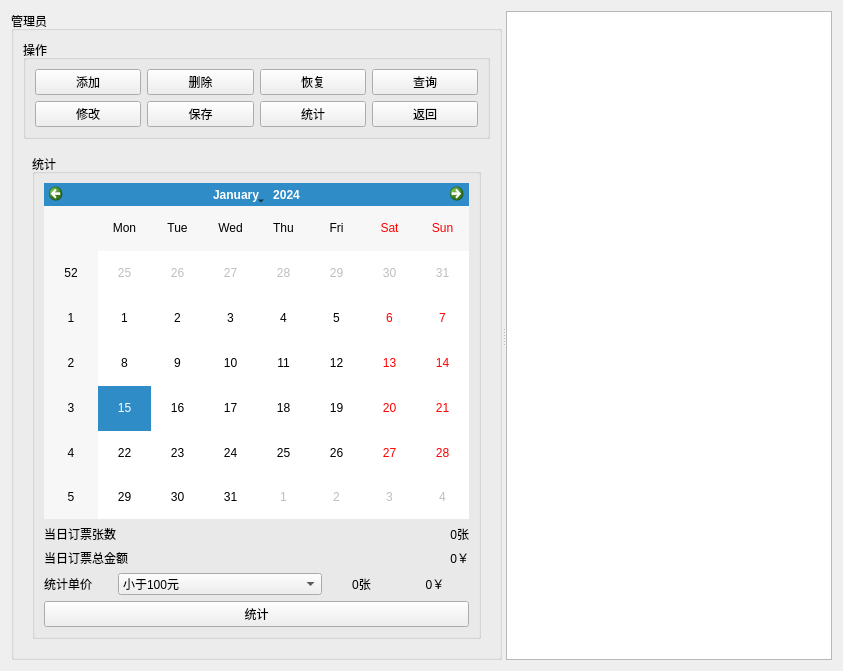
<?xml version="1.0" encoding="UTF-8"?>
<ui version="4.0">
 <class>triwindow</class>
 <widget class="QWidget" name="triwindow">
  <property name="geometry">
   <rect>
    <x>0</x>
    <y>0</y>
    <width>843</width>
    <height>671</height>
   </rect>
  </property>
  <property name="windowTitle">
   <string>Form</string>
  </property>
  <layout class="QGridLayout" name="gridLayout_3">
   <item row="0" column="0">
    <widget class="QSplitter" name="splitter">
     <property name="orientation">
      <enum>Qt::Horizontal</enum>
     </property>
     <widget class="QGroupBox" name="groupBox">
      <property name="title">
       <string>管理员</string>
      </property>
      <layout class="QGridLayout" name="gridLayout_2">
       <item row="0" column="0">
        <widget class="QGroupBox" name="groupBox_2">
         <property name="title">
          <string>操作</string>
         </property>
         <layout class="QGridLayout" name="gridLayout">
          <item row="0" column="0">
           <widget class="QPushButton" name="addPushButton">
            <property name="text">
             <string>添加</string>
            </property>
           </widget>
          </item>
          <item row="0" column="1">
           <widget class="QPushButton" name="deletePushButton">
            <property name="text">
             <string>删除</string>
            </property>
           </widget>
          </item>
          <item row="0" column="2">
           <widget class="QPushButton" name="recoverPushButton">
            <property name="text">
             <string>恢复</string>
            </property>
           </widget>
          </item>
          <item row="0" column="3">
           <widget class="QPushButton" name="searchPushButton">
            <property name="text">
             <string>查询</string>
            </property>
           </widget>
          </item>
          <item row="1" column="1">
           <widget class="QPushButton" name="savePushButton">
            <property name="text">
             <string>保存</string>
            </property>
           </widget>
          </item>
          <item row="1" column="2">
           <widget class="QPushButton" name="statisticPushButton">
            <property name="text">
             <string>统计</string>
            </property>
           </widget>
          </item>
          <item row="1" column="0">
           <widget class="QPushButton" name="modifyPushButton">
            <property name="text">
             <string>修改</string>
            </property>
           </widget>
          </item>
          <item row="1" column="3">
           <widget class="QPushButton" name="backPushButton">
            <property name="text">
             <string>返回</string>
            </property>
           </widget>
          </item>
         </layout>
        </widget>
       </item>
       <item row="1" column="0">
        <widget class="QStackedWidget" name="stackedWidget_2">
         <property name="currentIndex">
          <number>5</number>
         </property>
         <widget class="QWidget" name="addPage">
          <layout class="QGridLayout" name="gridLayout_5">
           <item row="0" column="0">
            <widget class="QGroupBox" name="groupBox_3">
             <property name="title">
              <string>添加</string>
             </property>
             <layout class="QGridLayout" name="gridLayout_4">
              <item row="1" column="0">
               <widget class="QLabel" name="label_14">
                <property name="text">
                 <string>身份证号</string>
                </property>
               </widget>
              </item>
              <item row="4" column="0">
               <widget class="QComboBox" name="startProvince">
                <item>
                 <property name="text">
                  <string>北京</string>
                 </property>
                </item>
                <item>
                 <property name="text">
                  <string>河北</string>
                 </property>
                </item>
               </widget>
              </item>
              <item row="0" column="0">
               <widget class="QLabel" name="label_12">
                <property name="text">
                 <string>姓名</string>
                </property>
               </widget>
              </item>
              <item row="0" column="1" colspan="4">
               <widget class="QLineEdit" name="passengerName"/>
              </item>
              <item row="4" column="3" colspan="2">
               <widget class="QComboBox" name="seatComboBox">
                <item>
                 <property name="text">
                  <string>硬座</string>
                 </property>
                </item>
                <item>
                 <property name="text">
                  <string>卧铺</string>
                 </property>
                </item>
                <item>
                 <property name="text">
                  <string>站票</string>
                 </property>
                </item>
                <item>
                 <property name="text">
                  <string>高铁</string>
                 </property>
                </item>
               </widget>
              </item>
              <item row="5" column="0">
               <widget class="QLabel" name="label_3">
                <property name="text">
                 <string>终点站</string>
                </property>
               </widget>
              </item>
              <item row="3" column="3">
               <widget class="QLabel" name="label_2">
                <property name="text">
                 <string>席别</string>
                </property>
               </widget>
              </item>
              <item row="3" column="0">
               <widget class="QLabel" name="label">
                <property name="text">
                 <string>始发站</string>
                </property>
               </widget>
              </item>
              <item row="1" column="1" rowspan="2" colspan="4">
               <widget class="QLineEdit" name="passengerId"/>
              </item>
              <item row="6" column="0">
               <widget class="QComboBox" name="endProvince">
                <item>
                 <property name="text">
                  <string>北京</string>
                 </property>
                </item>
                <item>
                 <property name="text">
                  <string>河北</string>
                 </property>
                </item>
               </widget>
              </item>
              <item row="6" column="3" colspan="2">
               <widget class="QSpinBox" name="numberSpinBox"/>
              </item>
              <item row="7" column="0" colspan="5">
               <widget class="QCalendarWidget" name="calendarWidget"/>
              </item>
              <item row="6" column="1" colspan="2">
               <widget class="QComboBox" name="endCity"/>
              </item>
              <item row="8" column="0" colspan="5">
               <widget class="QPushButton" name="addPushButton_2">
                <property name="text">
                 <string>添加</string>
                </property>
               </widget>
              </item>
              <item row="5" column="3">
               <widget class="QLabel" name="label_4">
                <property name="text">
                 <string>购票张数</string>
                </property>
               </widget>
              </item>
              <item row="4" column="1" colspan="2">
               <widget class="QComboBox" name="startCity"/>
              </item>
             </layout>
            </widget>
           </item>
          </layout>
         </widget>
         <widget class="QWidget" name="deletePage">
          <layout class="QGridLayout" name="gridLayout_7">
           <item row="0" column="0">
            <widget class="QGroupBox" name="groupBox_4">
             <property name="title">
              <string>删除</string>
             </property>
             <layout class="QGridLayout" name="gridLayout_6">
              <item row="0" column="0">
               <widget class="QLabel" name="label_5">
                <property name="text">
                 <string>输入序号</string>
                </property>
               </widget>
              </item>
              <item row="0" column="1">
               <widget class="QLineEdit" name="deletLineEdit">
                <property name="text">
                 <string>0</string>
                </property>
                <property name="alignment">
                 <set>Qt::AlignCenter</set>
                </property>
               </widget>
              </item>
              <item row="1" column="0" colspan="2">
               <widget class="QPushButton" name="deletePushButton_2">
                <property name="text">
                 <string>删除</string>
                </property>
               </widget>
              </item>
             </layout>
            </widget>
           </item>
          </layout>
         </widget>
         <widget class="QWidget" name="recoverPage"/>
         <widget class="QWidget" name="searchPage">
          <layout class="QGridLayout" name="gridLayout_9">
           <item row="0" column="0">
            <widget class="QGroupBox" name="groupBox_5">
             <property name="title">
              <string>查询</string>
             </property>
             <layout class="QGridLayout" name="gridLayout_8">
              <item row="0" column="0">
               <widget class="QLabel" name="label_6">
                <property name="text">
                 <string>查找方式</string>
                </property>
               </widget>
              </item>
              <item row="0" column="1">
               <widget class="QComboBox" name="mannerComboBox">
                <item>
                 <property name="text">
                  <string>身份证号</string>
                 </property>
                </item>
                <item>
                 <property name="text">
                  <string>姓名</string>
                 </property>
                </item>
               </widget>
              </item>
              <item row="1" column="0">
               <widget class="QLabel" name="mannerLabel">
                <property name="text">
                 <string>身份证号</string>
                </property>
                <property name="alignment">
                 <set>Qt::AlignCenter</set>
                </property>
               </widget>
              </item>
              <item row="1" column="1">
               <widget class="QLineEdit" name="searchLineEdit">
                <property name="alignment">
                 <set>Qt::AlignCenter</set>
                </property>
               </widget>
              </item>
              <item row="3" column="0" colspan="2">
               <widget class="QPushButton" name="searchPushButton_2">
                <property name="text">
                 <string>查询</string>
                </property>
               </widget>
              </item>
              <item row="4" column="0" colspan="2">
               <widget class="QPushButton" name="showAll">
                <property name="text">
                 <string>显示全部</string>
                </property>
               </widget>
              </item>
             </layout>
            </widget>
           </item>
          </layout>
         </widget>
         <widget class="QWidget" name="modifyPage">
          <layout class="QGridLayout" name="gridLayout_11">
           <item row="0" column="0">
            <widget class="QGroupBox" name="groupBox_6">
             <property name="title">
              <string>GroupBox</string>
             </property>
             <layout class="QGridLayout" name="gridLayout_10">
              <item row="0" column="0">
               <widget class="QLabel" name="label_7">
                <property name="text">
                 <string>请直接在右侧列表中进行修改，然后点击保存</string>
                </property>
                <property name="alignment">
                 <set>Qt::AlignCenter</set>
                </property>
               </widget>
              </item>
             </layout>
            </widget>
           </item>
          </layout>
         </widget>
         <widget class="QWidget" name="statisticPage">
          <layout class="QGridLayout" name="gridLayout_13">
           <item row="0" column="0">
            <widget class="QGroupBox" name="groupBox_7">
             <property name="title">
              <string>统计</string>
             </property>
             <layout class="QGridLayout" name="gridLayout_12">
              <item row="0" column="0" colspan="4">
               <widget class="QCalendarWidget" name="calendarWidget_3"/>
              </item>
              <item row="1" column="0" colspan="2">
               <widget class="QLabel" name="label_13">
                <property name="text">
                 <string>当日订票张数</string>
                </property>
                <property name="alignment">
                 <set>Qt::AlignLeading|Qt::AlignLeft|Qt::AlignVCenter</set>
                </property>
               </widget>
              </item>
              <item row="1" column="2" colspan="2">
               <widget class="QLabel" name="showAmountLabel">
                <property name="text">
                 <string>0张</string>
                </property>
                <property name="alignment">
                 <set>Qt::AlignRight|Qt::AlignTrailing|Qt::AlignVCenter</set>
                </property>
               </widget>
              </item>
              <item row="2" column="0" colspan="2">
               <widget class="QLabel" name="label_11">
                <property name="text">
                 <string>当日订票总金额</string>
                </property>
                <property name="alignment">
                 <set>Qt::AlignLeading|Qt::AlignLeft|Qt::AlignVCenter</set>
                </property>
               </widget>
              </item>
              <item row="2" column="2" colspan="2">
               <widget class="QLabel" name="showMoneyLabel">
                <property name="text">
                 <string>0￥</string>
                </property>
                <property name="alignment">
                 <set>Qt::AlignRight|Qt::AlignTrailing|Qt::AlignVCenter</set>
                </property>
               </widget>
              </item>
              <item row="3" column="0">
               <widget class="QLabel" name="label_15">
                <property name="text">
                 <string>统计单价</string>
                </property>
                <property name="alignment">
                 <set>Qt::AlignLeading|Qt::AlignLeft|Qt::AlignVCenter</set>
                </property>
               </widget>
              </item>
              <item row="3" column="3">
               <widget class="QLabel" name="showMoenyLabel_2">
                <property name="text">
                 <string>0￥</string>
                </property>
                <property name="alignment">
                 <set>Qt::AlignCenter</set>
                </property>
               </widget>
              </item>
              <item row="4" column="0" colspan="4">
               <widget class="QPushButton" name="statisticPushButton_2">
                <property name="text">
                 <string>统计</string>
                </property>
               </widget>
              </item>
              <item row="3" column="1">
               <widget class="QComboBox" name="priceComboBox">
                <item>
                 <property name="text">
                  <string>小于100元</string>
                 </property>
                </item>
                <item>
                 <property name="text">
                  <string>大于等于100元且小于等于400元</string>
                 </property>
                </item>
                <item>
                 <property name="text">
                  <string>大于400元</string>
                 </property>
                </item>
               </widget>
              </item>
              <item row="3" column="2">
               <widget class="QLabel" name="showAmountLabel_2">
                <property name="text">
                 <string>0张</string>
                </property>
                <property name="alignment">
                 <set>Qt::AlignCenter</set>
                </property>
               </widget>
              </item>
             </layout>
            </widget>
           </item>
          </layout>
         </widget>
        </widget>
       </item>
      </layout>
     </widget>
     <widget class="QTableView" name="tableView"/>
    </widget>
   </item>
  </layout>
 </widget>
 <resources/>
 <connections/>
</ui>
